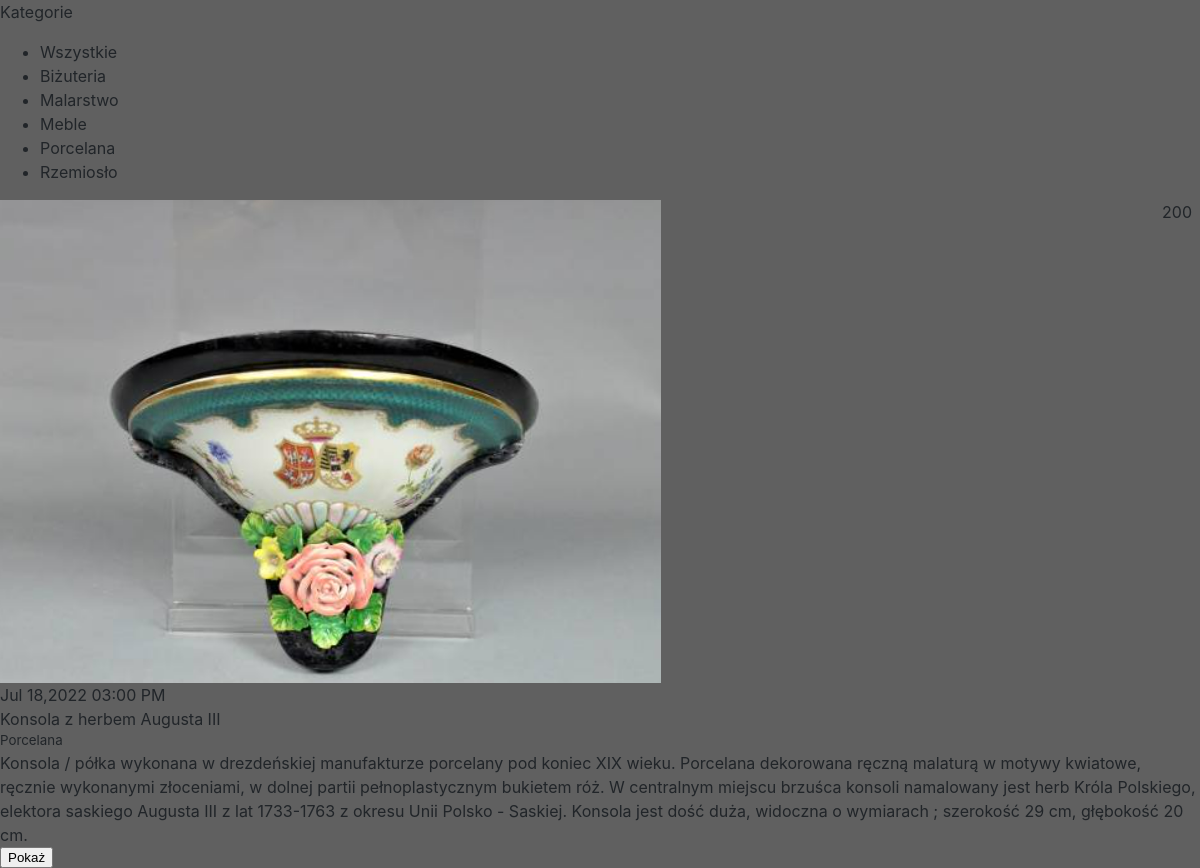
The page /home.php?category_id=3 on the database its author committed.
### tables this page shows
CREATE TABLE `categories` (
  `id` int(30) NOT NULL,
  `name` varchar(200) NOT NULL
);

CREATE TABLE `products` (
  `id` int(30) NOT NULL,
  `category_id` int(30) NOT NULL,
  `name` varchar(200) NOT NULL,
  `description` text NOT NULL,
  `start_bid` float NOT NULL,
  `regular_price` float NOT NULL,
  `bid_end_datetime` datetime NOT NULL,
  `img_fname` text NOT NULL,
  `date_created` datetime NOT NULL DEFAULT current_timestamp()
);

### home.php (the view, shortened to what this page needs)
<?php
include 'admin/db_connect.php';
?>
<?php
$cid = isset($_GET['category_id']) ? $_GET['category_id'] : 0;
?>
<div class="contain-fluid">
    <div class="col-lg-12">
        <div class="row">
            <div class="col-md-3">
                <div class="card">
                    <div class="card-header">Kategorie</div>
                    <div class="card-body">
                        <ul class='list-group' id='cat-list'>
                            <li class='list-group-item' data-id='all' data-href="index.php?page=home&category_id=all">Wszystkie</li>
                            <?php
                                $cat = $conn->query("SELECT * FROM categories order by name asc");
                                while($row=$cat->fetch_assoc()):
                                    $cat_arr[$row['id']] = $row['name'];
                             ?>
                            <li class='list-group-item' data-id='<?php echo $row['id'] ?>' data-href="index.php?page=home&category_id=<?php echo $row['id'] ?>"><?php echo ucwords($row['name']) ?></li>
                            <?php endwhile; ?>
                        </ul>
                    </div>
                </div>
            </div>
            <div class="col-md-9">
                <div class="card">
                    <div class="card-body">
                        <div class="row">
                            <?php
                                $where = "";
                                if((int)$cid > 0){
                                    $where  = " and category_id =$cid ";
                                }
                                $cat = $conn->query("SELECT * FROM products where unix_timestamp(bid_end_datetime) >= ".strtotime(date("Y-m-d H:i"))." $where order by name asc");
                                while($row=$cat->fetch_assoc()):
                             ?>
                             <div class="col-sm-4">
                                 <div class="card">
                                    <div class="float-right align-top bid-tag">
                                         <span class="badge badge-pill badge-primary text-white"><i class="fa fa-tag"></i> <?php echo number_format($row['start_bid']) ?></span>
                                     </div>
                                     <img class="card-img-top" src="admin/assets/uploads/<?php echo $row['img_fname'] ?>" alt="Card image cap">
                                      <div class="float-right align-top d-flex">
                                         <span class="badge badge-pill badge-warning text-white"><i class="fa fa-hourglass-half"></i> <?php echo date("M d,Y h:i A",strtotime($row['bid_end_datetime'])) ?></span>
                                     </div>
                                     <div class="card-body prod-item">
                                         <p><?php echo $row['name'] ?></p>
                                         <p><small><?php echo $cat_arr[$row['category_id']] ?></small></p>
                                         <p class="truncate"><?php echo $row['description'] ?></p>
                                        <button class="btn btn-primary btn-sm view_prod" type="button" data-id="<?php echo $row['id'] ?>"> Pokaż</button>
                                     </div>
                                 </div>
                             </div>
                            <?php endwhile; ?>
                            </div>
                    </div>
                </div>
            </div>
        </div>
    </div>
</div>

### home.php (style rules this page uses)
#cat-list li { cursor: pointer; }
.prod-item p { margin: unset; }
.bid-tag { position: absolute; right: .5em; }

### rows shown on the page
categories: name "Biżuteria"
categories: name "Malarstwo"
categories: name "Meble"
categories: name "Porcelana"
categories: name "Rzemiosło"
products: start_bid "200", img_fname (picture), bid_end_datetime "Jul 18,2022 03:00 PM", name "Konsola z herbem Augusta III", category "Porcelana", description "Konsola / półka wykonana w drezdeńskiej manufakturze porcelany pod koniec XIX wieku. Porcelana dekorowana ręczną malaturą w motywy kwiatowe, ręcznie wykonanymi złoceniami, w dolnej partii pełnoplastycznym bukietem róż. W centralnym miejscu brzuśca konsoli namalowany jest herb Króla Polskiego, elektora saskiego Augusta III z lat 1733-1763 z okresu Unii Polsko - Saskiej. Konsola jest dość duża, widoczna o wymiarach ; szerokość 29 cm, głębokość 20 cm."
